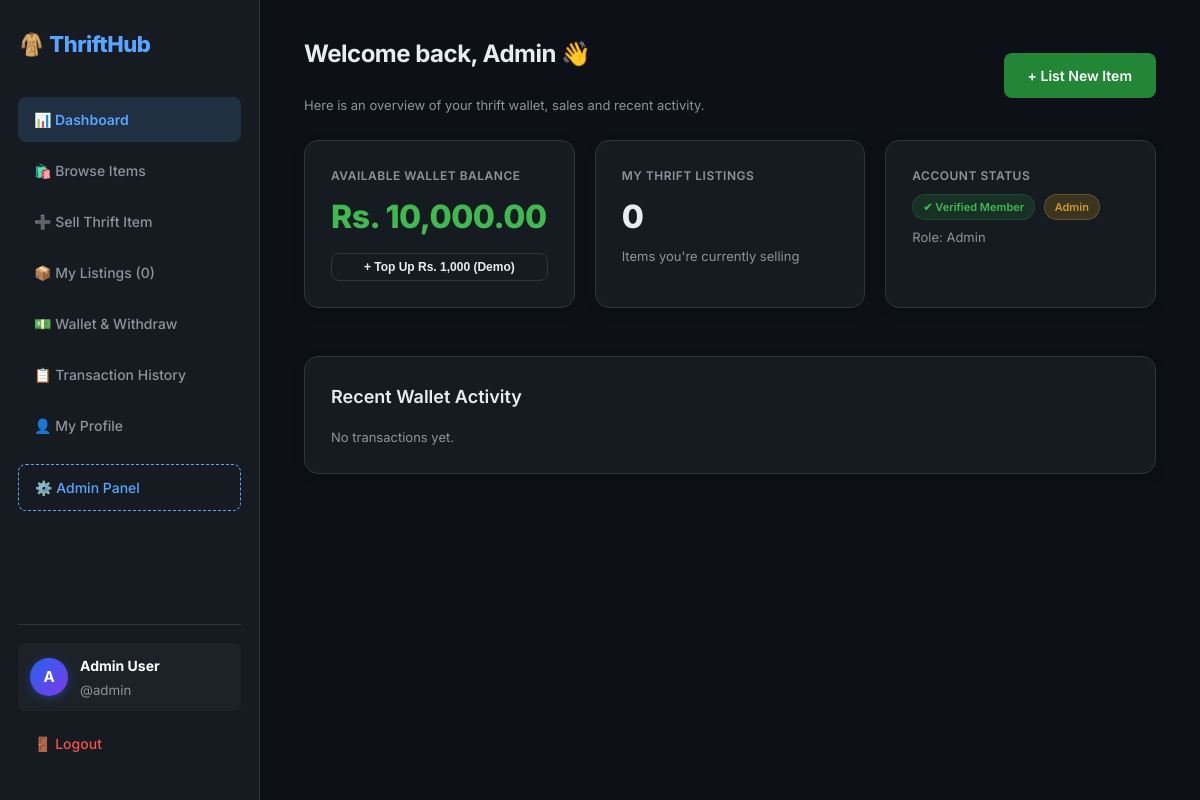
/dashboard.php (signed in), run on the app's committed database.
### tables this page shows
CREATE TABLE `users` (
  `id` INT AUTO_INCREMENT PRIMARY KEY,
  `full_name` VARCHAR(100) NOT NULL,
  `username` VARCHAR(50) NOT NULL UNIQUE,
  `email` VARCHAR(100) NOT NULL UNIQUE,
  `password` VARCHAR(255) NOT NULL,
  `balance` DECIMAL(10,2) NOT NULL DEFAULT 5000.00,
  `role` ENUM('user', 'admin') NOT NULL DEFAULT 'user',
  `created_at` TIMESTAMP DEFAULT CURRENT_TIMESTAMP
);

### dashboard.php (the view, shortened to what this page needs)
<?php
require 'db.php';
$user_id = $_SESSION['user_id'];
$page = $_GET['page'] ?? 'dashboard';
$stmt = $conn->prepare("SELECT full_name, username, email, balance, role, created_at FROM users WHERE id = ?");
$stmt->bind_param("i", $user_id);
$stmt->execute();
$user = $stmt->get_result()->fetch_assoc();
$full_name = $user['full_name'];
$balance   = floatval($user['balance']);
$username  = $user['username'];
$role      = $user['role'];
$txns = [];
$my_products = [];
?>
<!DOCTYPE html>
<html lang="en">
<head>
    <link rel="stylesheet" href="dashboard.css">
</head>
<body>
<aside class="sidebar">
    <a href="index.php" class="sidebar-logo">🧥 ThriftHub</a>
    <a href="dashboard.php?page=dashboard" class="nav-item <?= $page == 'dashboard' ? 'active' : '' ?>">📊 Dashboard</a>
    <a href="dashboard.php?page=products" class="nav-item <?= $page == 'products' ? 'active' : '' ?>">🛍️ Browse Items</a>
    <a href="dashboard.php?page=add_product" class="nav-item <?= $page == 'add_product' ? 'active' : '' ?>">➕ Sell Thrift Item</a>
    <a href="dashboard.php?page=my_listings" class="nav-item <?= $page == 'my_listings' ? 'active' : '' ?>">📦 My Listings (<?= count($my_products) ?>)</a>
    <a href="dashboard.php?page=withdraw" class="nav-item <?= $page == 'withdraw' ? 'active' : '' ?>">💵 Wallet & Withdraw</a>
    <a href="dashboard.php?page=history" class="nav-item <?= $page == 'history' ? 'active' : '' ?>">📋 Transaction History</a>
    <a href="dashboard.php?page=account" class="nav-item <?= $page == 'account' ? 'active' : '' ?>">👤 My Profile</a>
    <?php if ($role === 'admin') { ?>
        <a href="admin.php" class="nav-item" style="color:var(--blue); border:1px dashed var(--blue); margin-top:10px;">⚙️ Admin Panel</a>
    <?php } ?>
    <div class="sidebar-footer">
        <div class="user-chip">
            <div class="avatar"><?= strtoupper(substr($full_name, 0, 1)) ?></div>
            <div style="overflow:hidden;">
                <strong style="font-size:14px; color:white;"><?= htmlspecialchars($full_name) ?></strong><br>
                <small style="color:var(--muted);">@<?= htmlspecialchars($username) ?></small>
            </div>
        </div>
        <a href="logout.php" class="nav-item logout">🚪 Logout</a>
    </div>
</aside>
<main class="content">
    <?php if ($page == 'dashboard') { ?>
        <div style="display:flex; justify-content:space-between; align-items:center; margin-bottom:24px;">
            <div>
                <h1>Welcome back, <?= htmlspecialchars(explode(' ', $full_name)[0]) ?> 👋</h1>
                <p class="muted">Here is an overview of your thrift wallet, sales and recent activity.</p>
            </div>
            <a href="dashboard.php?page=add_product" class="btn btn-green">+ List New Item</a>
        </div>
        <div class="grid3">
            <div class="card">
                <div class="card-label">Available Wallet Balance</div>
                <div class="amount-lg" style="color:#3fb950;">Rs. <?= number_format($balance, 2) ?></div>
                <form method="POST" action="action.php" style="margin-top:12px;">
                    <button type="submit" class="btn btn-outline" style="padding:6px 12px; font-size:12px; width:100%;">+ Top Up Rs. 1,000 (Demo)</button>
                </form>
            </div>
            <div class="card">
                <div class="card-label">My Thrift Listings</div>
                <div class="amount-lg"><?= count($my_products) ?></div>
                <div class="muted" style="margin-top:6px;">Items you're currently selling</div>
            </div>
            <div class="card">
                <div class="card-label">Account Status</div>
                <div style="margin-top:8px;">
                    <span class="badge">✔ Verified Member</span>
                    <?php if ($role === 'admin') { ?><span class="badge badge-amber" style="margin-left:4px;">Admin</span><?php } ?>
                </div>
                <div class="muted" style="margin-top:8px;">Role: <?= ucfirst($role) ?></div>
            </div>
        </div>
        <div class="card">
            <h2>Recent Wallet Activity</h2>
            <?php if (count($txns) == 0) { ?>
                <p class="muted">No transactions yet.</p>
            <?php } ?>
        </div>
    <?php } ?>
</main>
</body>
</html>

### dashboard.css (style rules this page uses)
* { box-sizing: border-box; margin: 0; padding: 0; }
:root { --bg: #0d1117; --surface: #161b22; --surface-hover: #21262d; --border: #30363d; --blue: #58a6ff; --blue-glow: rgba(88, 166, 255, 0.15); --green: #238636; --green-hover: #2ea043; --red: #f85149; --amber: #d29922; --muted: #8b949e; --white: #e6edf3; --card-shadow: 0 8px 24px rgba(0, 0, 0, 0.3); }
body { font-family: 'Inter', system-ui, -apple-system, sans-serif; background: var(--bg); color: var(--white); min-height: 100vh; display: flex; line-height: 1.5; }
.sidebar { width: 260px; background: var(--surface); border-right: 1px solid var(--border); padding: 28px 18px; display: flex; flex-direction: column; position: sticky; top: 0; height: 100vh; }
.sidebar-logo { font-size: 22px; font-weight: 800; color: var(--blue); display: flex; align-items: center; gap: 8px; margin-bottom: 36px; text-decoration: none; letter-spacing: -0.5px; }
.nav-item { display: flex; align-items: center; gap: 12px; padding: 12px 16px; border-radius: 8px; font-size: 14px; font-weight: 500; color: var(--muted); text-decoration: none; margin-bottom: 6px; transition: all 0.2s ease; }
.nav-item.active { background: var(--blue-glow); color: var(--blue); font-weight: 600; }
.nav-item.logout { color: var(--red); margin-top: auto; }
.sidebar-footer { margin-top: auto; border-top: 1px solid var(--border); padding-top: 18px; }
.avatar { width: 38px; height: 38px; border-radius: 50%; background: linear-gradient(135deg, #2563eb, #7c3aed); display: flex; align-items: center; justify-content: center; font-weight: 700; font-size: 15px; color: #fff; box-shadow: 0 2px 8px rgba(37, 99, 235, 0.4); }
.user-chip { display: flex; align-items: center; gap: 12px; padding: 10px 12px; margin-bottom: 10px; background: rgba(255, 255, 255, 0.03); border-radius: 8px; }
.content { flex: 1; padding: 36px 44px; max-width: 1200px; }
h1 { font-size: 24px; font-weight: 700; margin-bottom: 24px; letter-spacing: -0.5px; }
h2 { font-size: 18px; font-weight: 600; margin-bottom: 18px; color: var(--white); }
.card { background: var(--surface); border: 1px solid var(--border); border-radius: 14px; padding: 26px; margin-bottom: 24px; box-shadow: 0 4px 12px rgba(0, 0, 0, 0.15); }
.card-label { font-size: 12px; font-weight: 600; color: var(--muted); text-transform: uppercase; letter-spacing: 0.5px; margin-bottom: 8px; }
.amount-lg { font-size: 32px; font-weight: 800; letter-spacing: -0.5px; }
.grid3 { display: grid; grid-template-columns: repeat(3, 1fr); gap: 20px; margin-bottom: 24px; }
.btn { display: inline-flex; align-items: center; justify-content: center; gap: 8px; padding: 12px 24px; border: none; border-radius: 8px; font-size: 14px; font-weight: 600; cursor: pointer; text-decoration: none; transition: background 0.2s, transform 0.1s; }
.btn-green { background: var(--green); color: #fff; }
.btn-outline { background: transparent; border: 1px solid var(--border); color: var(--white); }
.badge { display: inline-block; padding: 4px 10px; border-radius: 20px; font-size: 11px; font-weight: 600; background: rgba(35, 134, 54, 0.2); color: #3fb950; border: 1px solid rgba(35, 134, 54, 0.3); }
.badge-amber { background: rgba(210, 153, 34, 0.2); color: var(--amber); border-color: rgba(210, 153, 34, 0.3); }
.muted { color: var(--muted); font-size: 13px; }

### data on the page
users: full_name "A", full_name "Admin User", username "admin", full_name "Admin", balance "10,000.00", role "Admin"

### other printed values
count($my_products) "0"
